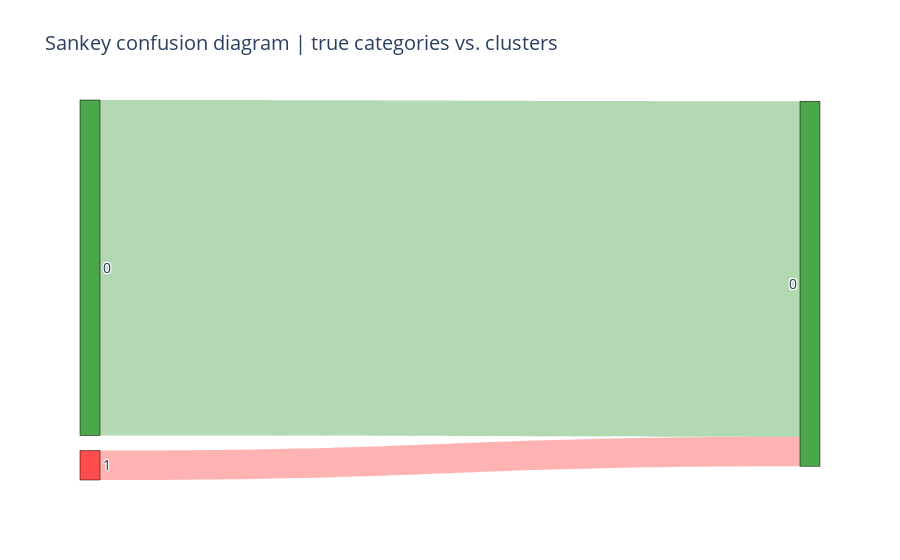

The notebook cell this image was saved under:
### Code cell
# computes confusion matrix
cm = pd.crosstab(y_te, y_pred_te)

# to get interactive sankey confusion graph
plot_sankey_confusion_mat(cm, static=False, figsize=(0.2, 0.7),
                          font_size=14, palette=['g', 'r'])

# # to get static sankey confusion graph
# import plotly.graph_objects as go
# from IPython.display import Image

# img_bytes = plot_sankey_confusion_mat(cm, static=True, font_size=18,
#                                       figsize=(2, 1.7), scale = 1)
# Image(img_bytes)

### Figure 1 — Plotly figure (JSON) as saved in the notebook; plotly's stock layout.template omitted (floating-point values rounded to 4 significant figures)
{"data": [{"link": {"color": ["rgba(0.0,0.5,0.0,0.3)", "rgba(1.0,0.0,0.0,0.3)"], "source": [0, 1], "target": [2, 2], "value": [56538, 4965]}, "node": {"color": ["rgba(0.0,0.5,0.0,0.7)", "rgba(1.0,0.0,0.0,0.7)", "rgba(0.0,0.5,0.0,0.7)"], "label": [0, 1, 0], "line": {"color": "black", "width": 0.5}, "pad": 15, "thickness": 20}, "type": "sankey"}], "layout": {"font": {"size": 14}, "title": {"text": "Sankey confusion diagram | true categories vs. clusters"}}}
